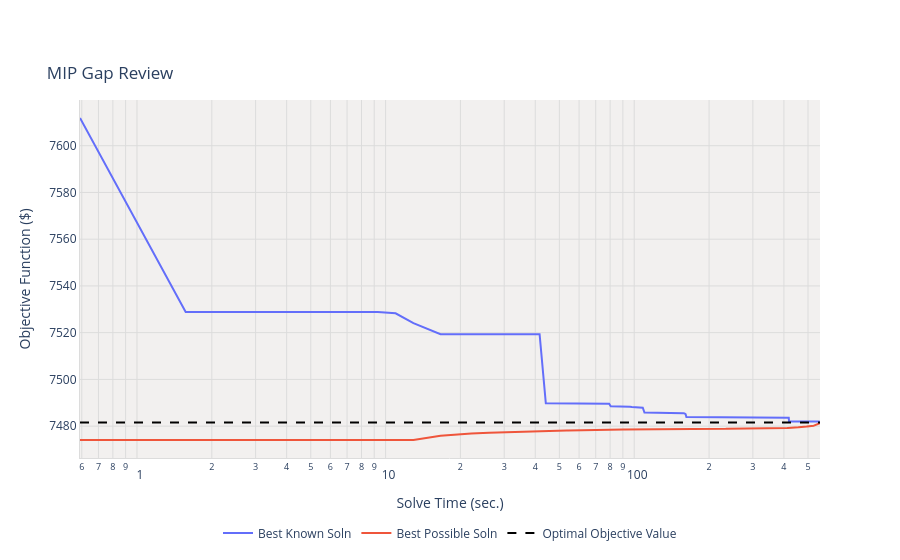

Notebook code for this chart:
### Code cell
"""
best_soln_trace = go.Scatter(
    x = df['time'],
    y = df['best_soln'],
    name = 'Best Known Soln'
)

best_poss_soln_trace = go.Scatter(
    x = df['time'],
    y = df['best_possible_soln'],
    name = 'Best Possible Soln'
)

optimal_obj_val_trace = go.Scatter(
    x = df['time'],
    y = optimal_obj_array,
    name = 'Optimal Objective Value',
    line = {
        'dash':'dash',
        'color':'black'
    }
)
"""

best_soln_trace = go.Scatter(
    x=df['time'],
    y=df['best_soln'],
    name='Best Known Soln',
    customdata=df['percent_diff'],
    hovertemplate='Best Known Soln: $%{y:,.2f}  (%{customdata:.2f}% gap)<extra></extra>'
)

best_poss_soln_trace = go.Scatter(
    x=df['time'],
    y=df['best_possible_soln'],
    name='Best Possible Soln',
    hovertemplate='Best Possible Soln: $%{y:,.2f}<extra></extra>'
)

optimal_obj_val_trace = go.Scatter(
    x=df['time'],
    y=optimal_obj_array,
    name='Optimal Objective Value',
    line={'dash': 'dash', 'color': 'black'},
    hovertemplate='Optimal Value: $%{y:,.2f}<extra></extra>'
)

grid_color='#DCDCDC'

layout={
    'title': {'text': 'MIP Gap Review',
             'x':0.052,
             'y':0.88,
             'xanchor':'left',
             'yanchor': 'top'},
    'height': 600,
    'xaxis': {
        'title': 'Solve Time (sec.)',
        'type':'log',
        'linecolor':grid_color,
        'gridcolor':grid_color,
        'showline':True
    },
    'yaxis': {
        'title': 'Objective Function ($)',
        'linecolor':grid_color,
        'gridcolor':grid_color,
        'showline':True
    },
    'plot_bgcolor': '#F2F0EF',
    'paper_bgcolor': 'rgb(255,255,255)',
    'legend': {
        'orientation': 'h',
        'xanchor': 'center',
        'yanchor': 'bottom',
        'x': 0.5,
        'y': -0.25
    },
    'hovermode': 'x unified'
}

fig = go.Figure(data=[best_soln_trace, best_poss_soln_trace, optimal_obj_val_trace], layout=layout)
iplot(fig)

### Figure 1 — Plotly figure (JSON) as saved in the notebook; plotly's stock layout.template omitted (floating-point values rounded to 4 significant figures; data arrays with more than 128 entries replaced by an {"elided": "..."} marker saying what was removed)
{"data": [{"customdata": {"elided": "448 float values"}, "hovertemplate": "Best Known Soln: $%{y:,.2f}  (%{customdata:.2f}% gap)<extra></extra>", "name": "Best Known Soln", "type": "scatter", "x": {"elided": "448 float values"}, "y": {"elided": "448 float values"}}, {"hovertemplate": "Best Possible Soln: $%{y:,.2f}<extra></extra>", "name": "Best Possible Soln", "type": "scatter", "x": {"elided": "448 float values"}, "y": {"elided": "448 float values"}}, {"hovertemplate": "Optimal Value: $%{y:,.2f}<extra></extra>", "line": {"color": "black", "dash": "dash"}, "name": "Optimal Objective Value", "type": "scatter", "x": {"elided": "448 float values"}, "y": {"elided": "448 float values"}}], "layout": {"autosize": true, "hovermode": "x unified", "legend": {"orientation": "h", "x": 0.5, "xanchor": "center", "y": -0.25, "yanchor": "bottom"}, "paper_bgcolor": "rgb(255,255,255)", "plot_bgcolor": "#F2F0EF", "title": {"text": "MIP Gap Review", "x": 0.052, "xanchor": "left", "y": 0.88, "yanchor": "top"}, "xaxis": {"autorange": true, "gridcolor": "#DCDCDC", "linecolor": "#DCDCDC", "range": [-0.2291, 2.747], "showline": true, "title": {"text": "Solve Time (sec.)"}, "type": "log"}, "yaxis": {"autorange": true, "gridcolor": "#DCDCDC", "linecolor": "#DCDCDC", "range": [7466.0, 7620.0], "showline": true, "title": {"text": "Objective Function ($)"}, "type": "linear"}}}
